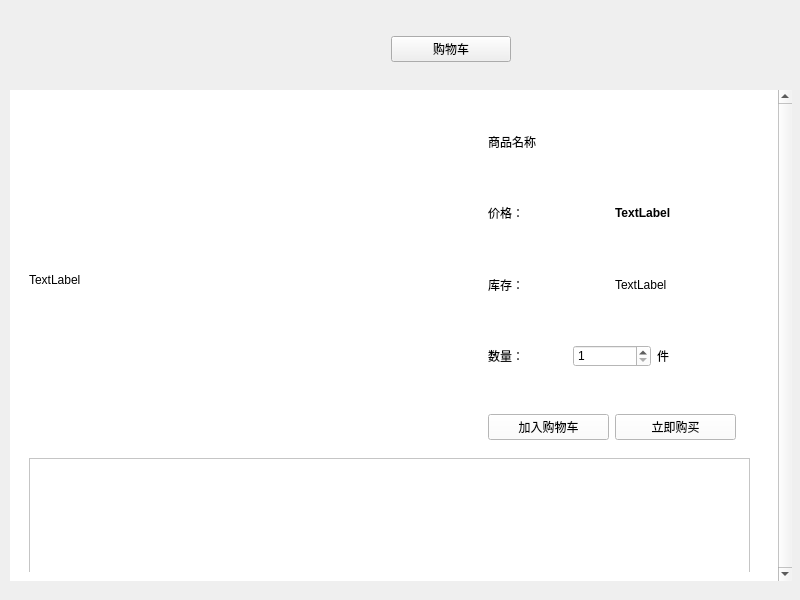
<?xml version="1.0" encoding="UTF-8"?>
<ui version="4.0">
 <class>GoodsShow</class>
 <widget class="QWidget" name="GoodsShow">
  <property name="geometry">
   <rect>
    <x>0</x>
    <y>0</y>
    <width>800</width>
    <height>600</height>
   </rect>
  </property>
  <property name="windowTitle">
   <string>Form</string>
  </property>
  <widget class="QWidget" name="widget_menu" native="true">
   <property name="geometry">
    <rect>
     <x>10</x>
     <y>17</y>
     <width>782</width>
     <height>65</height>
    </rect>
   </property>
   <property name="sizePolicy">
    <sizepolicy hsizetype="Preferred" vsizetype="Fixed">
     <horstretch>0</horstretch>
     <verstretch>0</verstretch>
    </sizepolicy>
   </property>
   <property name="minimumSize">
    <size>
     <width>0</width>
     <height>65</height>
    </size>
   </property>
   <property name="maximumSize">
    <size>
     <width>16777215</width>
     <height>60</height>
    </size>
   </property>
   <property name="styleSheet">
    <string notr="true"/>
   </property>
   <layout class="QHBoxLayout" name="horizontalLayout_7">
    <item>
     <spacer name="horizontalSpacer_13">
      <property name="orientation">
       <enum>Qt::Horizontal</enum>
      </property>
      <property name="sizeType">
       <enum>QSizePolicy::Preferred</enum>
      </property>
      <property name="sizeHint" stdset="0">
       <size>
        <width>100</width>
        <height>20</height>
       </size>
      </property>
     </spacer>
    </item>
    <item>
     <widget class="QPushButton" name="btn_chart">
      <property name="maximumSize">
       <size>
        <width>120</width>
        <height>16777215</height>
       </size>
      </property>
      <property name="text">
       <string>购物车</string>
      </property>
      <property name="flat">
       <bool>false</bool>
      </property>
     </widget>
    </item>
   </layout>
  </widget>
  <widget class="QScrollArea" name="scrollArea">
   <property name="geometry">
    <rect>
     <x>10</x>
     <y>90</y>
     <width>782</width>
     <height>491</height>
    </rect>
   </property>
   <property name="frameShape">
    <enum>QFrame::NoFrame</enum>
   </property>
   <property name="verticalScrollBarPolicy">
    <enum>Qt::ScrollBarAlwaysOn</enum>
   </property>
   <property name="horizontalScrollBarPolicy">
    <enum>Qt::ScrollBarAsNeeded</enum>
   </property>
   <property name="sizeAdjustPolicy">
    <enum>QAbstractScrollArea::AdjustToContents</enum>
   </property>
   <property name="widgetResizable">
    <bool>true</bool>
   </property>
   <widget class="QWidget" name="scrollAreaWidgetContents_2">
    <property name="geometry">
     <rect>
      <x>0</x>
      <y>0</y>
      <width>756</width>
      <height>491</height>
     </rect>
    </property>
    <property name="styleSheet">
     <string notr="true">background: white;</string>
    </property>
    <layout class="QHBoxLayout" name="horizontalLayout_8">
     <item>
      <widget class="QWidget" name="widget_2" native="true">
       <property name="styleSheet">
        <string notr="true">background: white;</string>
       </property>
       <widget class="QWidget" name="widget_pic" native="true">
        <property name="geometry">
         <rect>
          <x>10</x>
          <y>10</y>
          <width>441</width>
          <height>341</height>
         </rect>
        </property>
        <layout class="QHBoxLayout" name="horizontalLayout_4">
         <item>
          <widget class="QLabel" name="label_img">
           <property name="text">
            <string>TextLabel</string>
           </property>
          </widget>
         </item>
        </layout>
       </widget>
       <widget class="QWidget" name="widget_brief" native="true">
        <property name="geometry">
         <rect>
          <x>460</x>
          <y>10</y>
          <width>266</width>
          <height>351</height>
         </rect>
        </property>
        <layout class="QVBoxLayout" name="verticalLayout">
         <item>
          <widget class="QWidget" name="widget" native="true">
           <layout class="QHBoxLayout" name="horizontalLayout_2">
            <item>
             <widget class="QLabel" name="label_name">
              <property name="font">
               <font>
                <family>微软雅黑</family>
                <pointsize>9</pointsize>
               </font>
              </property>
              <property name="text">
               <string>商品名称</string>
              </property>
             </widget>
            </item>
           </layout>
          </widget>
         </item>
         <item>
          <widget class="QWidget" name="widget_3" native="true">
           <layout class="QHBoxLayout" name="horizontalLayout_3">
            <item>
             <widget class="QLabel" name="label_2">
              <property name="text">
               <string>价格：</string>
              </property>
             </widget>
            </item>
            <item>
             <widget class="QLabel" name="label_price">
              <property name="font">
               <font>
                <weight>75</weight>
                <bold>true</bold>
               </font>
              </property>
              <property name="text">
               <string>TextLabel</string>
              </property>
             </widget>
            </item>
           </layout>
          </widget>
         </item>
         <item>
          <widget class="QWidget" name="widget_7" native="true">
           <layout class="QHBoxLayout" name="horizontalLayout_10">
            <item>
             <widget class="QLabel" name="label_4">
              <property name="text">
               <string>库存：</string>
              </property>
             </widget>
            </item>
            <item>
             <widget class="QLabel" name="label_stock">
              <property name="text">
               <string>TextLabel</string>
              </property>
             </widget>
            </item>
           </layout>
          </widget>
         </item>
         <item>
          <widget class="QWidget" name="widget_5" native="true">
           <layout class="QHBoxLayout" name="horizontalLayout_6">
            <item>
             <widget class="QLabel" name="label">
              <property name="text">
               <string>数量：</string>
              </property>
             </widget>
            </item>
            <item>
             <widget class="QSpinBox" name="spinBox">
              <property name="minimum">
               <number>1</number>
              </property>
             </widget>
            </item>
            <item>
             <widget class="QLabel" name="label_3">
              <property name="text">
               <string>件</string>
              </property>
             </widget>
            </item>
           </layout>
          </widget>
         </item>
         <item>
          <widget class="QWidget" name="widget_6" native="true">
           <layout class="QHBoxLayout" name="horizontalLayout_9">
            <item>
             <widget class="QPushButton" name="btn_addChart">
              <property name="text">
               <string>加入购物车</string>
              </property>
             </widget>
            </item>
            <item>
             <widget class="QPushButton" name="btn_buy">
              <property name="text">
               <string>立即购买</string>
              </property>
             </widget>
            </item>
           </layout>
          </widget>
         </item>
        </layout>
       </widget>
       <widget class="QWidget" name="widget_detail" native="true">
        <property name="geometry">
         <rect>
          <x>10</x>
          <y>359</y>
          <width>721</width>
          <height>131</height>
         </rect>
        </property>
        <layout class="QHBoxLayout" name="horizontalLayout">
         <item>
          <widget class="QTextBrowser" name="textBrowser"/>
         </item>
        </layout>
       </widget>
      </widget>
     </item>
    </layout>
   </widget>
  </widget>
 </widget>
 <resources/>
 <connections/>
</ui>
